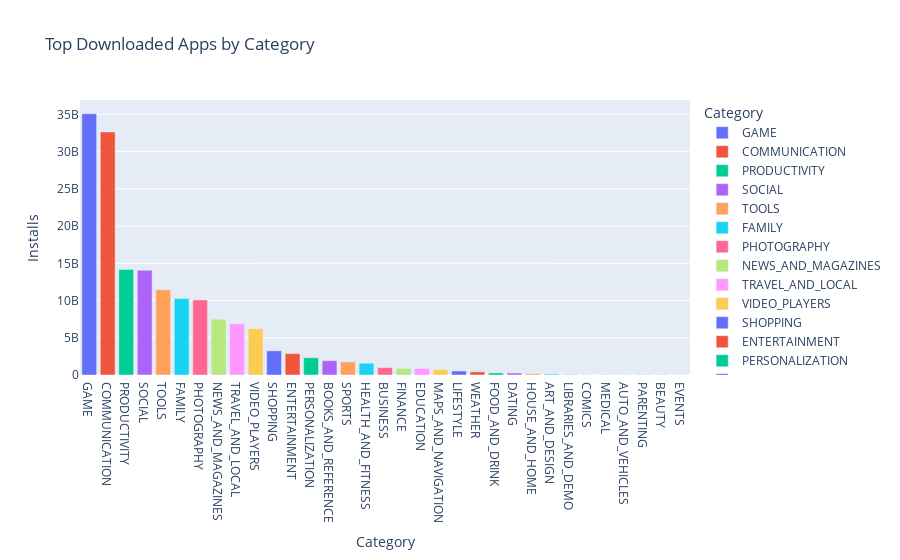

Notebook code cell kept with this figure:
### Markdown cell above
Top Downloaded Apps by Category: Bar Chart

### Code cell
import plotly.express as px

# Top Downloaded Apps by Category
top_downloads = df.groupby('Category').agg({'Installs': 'sum'}).reset_index().sort_values(by='Installs', ascending=False)

fig = px.bar(top_downloads, x='Category', y='Installs', color='Category', title='Top Downloaded Apps by Category')
# fig.update_layout(plot_bgcolor='rgba(0,0,0,0)')  # Making the plot background transparent

fig.show()

### Figure 1 — Plotly figure (JSON) as saved in the notebook; plotly's stock layout.template omitted (floating-point values rounded to 4 significant figures)
{"data": [{"alignmentgroup": "True", "hovertemplate": "Category=%{x}<br>Installs=%{y}<extra></extra>", "legendgroup": "GAME", "marker": {"color": "#636efa", "pattern": {"shape": ""}}, "name": "GAME", "offsetgroup": "GAME", "orientation": "v", "showlegend": true, "textposition": "auto", "type": "bar", "x": ["GAME"], "xaxis": "x", "y": [35085862717], "yaxis": "y"}, {"alignmentgroup": "True", "hovertemplate": "Category=%{x}<br>Installs=%{y}<extra></extra>", "legendgroup": "COMMUNICATION", "marker": {"color": "#EF553B", "pattern": {"shape": ""}}, "name": "COMMUNICATION", "offsetgroup": "COMMUNICATION", "orientation": "v", "showlegend": true, "textposition": "auto", "type": "bar", "x": ["COMMUNICATION"], "xaxis": "x", "y": [32647241530], "yaxis": "y"}, {"alignmentgroup": "True", "hovertemplate": "Category=%{x}<br>Installs=%{y}<extra></extra>", "legendgroup": "PRODUCTIVITY", "marker": {"color": "#00cc96", "pattern": {"shape": ""}}, "name": "PRODUCTIVITY", "offsetgroup": "PRODUCTIVITY", "orientation": "v", "showlegend": true, "textposition": "auto", "type": "bar", "x": ["PRODUCTIVITY"], "xaxis": "x", "y": [14176070180], "yaxis": "y"}, {"alignmentgroup": "True", "hovertemplate": "Category=%{x}<br>Installs=%{y}<extra></extra>", "legendgroup": "SOCIAL", "marker": {"color": "#ab63fa", "pattern": {"shape": ""}}, "name": "SOCIAL", "offsetgroup": "SOCIAL", "orientation": "v", "showlegend": true, "textposition": "auto", "type": "bar", "x": ["SOCIAL"], "xaxis": "x", "y": [14069841475], "yaxis": "y"}, {"alignmentgroup": "True", "hovertemplate": "Category=%{x}<br>Installs=%{y}<extra></extra>", "legendgroup": "TOOLS", "marker": {"color": "#FFA15A", "pattern": {"shape": ""}}, "name": "TOOLS", "offsetgroup": "TOOLS", "orientation": "v", "showlegend": true, "textposition": "auto", "type": "bar", "x": ["TOOLS"], "xaxis": "x", "y": [11450724500], "yaxis": "y"}, {"alignmentgroup": "True", "hovertemplate": "Category=%{x}<br>Installs=%{y}<extra></extra>", "legendgroup": "FAMILY", "marker": {"color": "#19d3f3", "pattern": {"shape": ""}}, "name": "FAMILY", "offsetgroup": "FAMILY", "orientation": "v", "showlegend": true, "textposition": "auto", "type": "bar", "x": ["FAMILY"], "xaxis": "x", "y": [10257701590], "yaxis": "y"}, {"alignmentgroup": "True", "hovertemplate": "Category=%{x}<br>Installs=%{y}<extra></extra>", "legendgroup": "PHOTOGRAPHY", "marker": {"color": "#FF6692", "pattern": {"shape": ""}}, "name": "PHOTOGRAPHY", "offsetgroup": "PHOTOGRAPHY", "orientation": "v", "showlegend": true, "textposition": "auto", "type": "bar", "x": ["PHOTOGRAPHY"], "xaxis": "x", "y": [10088243130], "yaxis": "y"}, {"alignmentgroup": "True", "hovertemplate": "Category=%{x}<br>Installs=%{y}<extra></extra>", "legendgroup": "NEWS_AND_MAGAZINES", "marker": {"color": "#B6E880", "pattern": {"shape": ""}}, "name": "NEWS_AND_MAGAZINES", "offsetgroup": "NEWS_AND_MAGAZINES", "orientation": "v", "showlegend": true, "textposition": "auto", "type": "bar", "x": ["NEWS_AND_MAGAZINES"], "xaxis": "x", "y": [7496210650], "yaxis": "y"}, {"alignmentgroup": "True", "hovertemplate": "Category=%{x}<br>Installs=%{y}<extra></extra>", "legendgroup": "TRAVEL_AND_LOCAL", "marker": {"color": "#FF97FF", "pattern": {"shape": ""}}, "name": "TRAVEL_AND_LOCAL", "offsetgroup": "TRAVEL_AND_LOCAL", "orientation": "v", "showlegend": true, "textposition": "auto", "type": "bar", "x": ["TRAVEL_AND_LOCAL"], "xaxis": "x", "y": [6868859300], "yaxis": "y"}, {"alignmentgroup": "True", "hovertemplate": "Category=%{x}<br>Installs=%{y}<extra></extra>", "legendgroup": "VIDEO_PLAYERS", "marker": {"color": "#FECB52", "pattern": {"shape": ""}}, "name": "VIDEO_PLAYERS", "offsetgroup": "VIDEO_PLAYERS", "orientation": "v", "showlegend": true, "textposition": "auto", "type": "bar", "x": ["VIDEO_PLAYERS"], "xaxis": "x", "y": [6221897200], "yaxis": "y"}, {"alignmentgroup": "True", "hovertemplate": "Category=%{x}<br>Installs=%{y}<extra></extra>", "legendgroup": "SHOPPING", "marker": {"color": "#636efa", "pattern": {"shape": ""}}, "name": "SHOPPING", "offsetgroup": "SHOPPING", "orientation": "v", "showlegend": true, "textposition": "auto", "type": "bar", "x": ["SHOPPING"], "xaxis": "x", "y": [3247831540], "yaxis": "y"}, {"alignmentgroup": "True", "hovertemplate": "Category=%{x}<br>Installs=%{y}<extra></extra>", "legendgroup": "ENTERTAINMENT", "marker": {"color": "#EF553B", "pattern": {"shape": ""}}, "name": "ENTERTAINMENT", "offsetgroup": "ENTERTAINMENT", "orientation": "v", "showlegend": true, "textposition": "auto", "type": "bar", "x": ["ENTERTAINMENT"], "xaxis": "x", "y": [2869160000], "yaxis": "y"}, {"alignmentgroup": "True", "hovertemplate": "Category=%{x}<br>Installs=%{y}<extra></extra>", "legendgroup": "PERSONALIZATION", "marker": {"color": "#00cc96", "pattern": {"shape": ""}}, "name": "PERSONALIZATION", "offsetgroup": "PERSONALIZATION", "orientation": "v", "showlegend": true, "textposition": "auto", "type": "bar", "x": ["PERSONALIZATION"], "xaxis": "x", "y": [2325352930], "yaxis": "y"}, {"alignmentgroup": "True", "hovertemplate": "Category=%{x}<br>Installs=%{y}<extra></extra>", "legendgroup": "BOOKS_AND_REFERENCE", "marker": {"color": "#ab63fa", "pattern": {"shape": ""}}, "name": "BOOKS_AND_REFERENCE", "offsetgroup": "BOOKS_AND_REFERENCE", "orientation": "v", "showlegend": true, "textposition": "auto", "type": "bar", "x": ["BOOKS_AND_REFERENCE"], "xaxis": "x", "y": [1921291655], "yaxis": "y"}, {"alignmentgroup": "True", "hovertemplate": "Category=%{x}<br>Installs=%{y}<extra></extra>", "legendgroup": "SPORTS", "marker": {"color": "#FFA15A", "pattern": {"shape": ""}}, "name": "SPORTS", "offsetgroup": "SPORTS", "orientation": "v", "showlegend": true, "textposition": "auto", "type": "bar", "x": ["SPORTS"], "xaxis": "x", "y": [1751131465], "yaxis": "y"}, {"alignmentgroup": "True", "hovertemplate": "Category=%{x}<br>Installs=%{y}<extra></extra>", "legendgroup": "HEALTH_AND_FITNESS", "marker": {"color": "#19d3f3", "pattern": {"shape": ""}}, "name": "HEALTH_AND_FITNESS", "offsetgroup": "HEALTH_AND_FITNESS", "orientation": "v", "showlegend": true, "textposition": "auto", "type": "bar", "x": ["HEALTH_AND_FITNESS"], "xaxis": "x", "y": [1583056220], "yaxis": "y"}, {"alignmentgroup": "True", "hovertemplate": "Category=%{x}<br>Installs=%{y}<extra></extra>", "legendgroup": "BUSINESS", "marker": {"color": "#FF6692", "pattern": {"shape": ""}}, "name": "BUSINESS", "offsetgroup": "BUSINESS", "orientation": "v", "showlegend": true, "textposition": "auto", "type": "bar", "x": ["BUSINESS"], "xaxis": "x", "y": [1001768120], "yaxis": "y"}, {"alignmentgroup": "True", "hovertemplate": "Category=%{x}<br>Installs=%{y}<extra></extra>", "legendgroup": "FINANCE", "marker": {"color": "#B6E880", "pattern": {"shape": ""}}, "name": "FINANCE", "offsetgroup": "FINANCE", "orientation": "v", "showlegend": true, "textposition": "auto", "type": "bar", "x": ["FINANCE"], "xaxis": "x", "y": [876612400], "yaxis": "y"}, {"alignmentgroup": "True", "hovertemplate": "Category=%{x}<br>Installs=%{y}<extra></extra>", "legendgroup": "EDUCATION", "marker": {"color": "#FF97FF", "pattern": {"shape": ""}}, "name": "EDUCATION", "offsetgroup": "EDUCATION", "orientation": "v", "showlegend": true, "textposition": "auto", "type": "bar", "x": ["EDUCATION"], "xaxis": "x", "y": [871352000], "yaxis": "y"}, {"alignmentgroup": "True", "hovertemplate": "Category=%{x}<br>Installs=%{y}<extra></extra>", "legendgroup": "MAPS_AND_NAVIGATION", "marker": {"color": "#FECB52", "pattern": {"shape": ""}}, "name": "MAPS_AND_NAVIGATION", "offsetgroup": "MAPS_AND_NAVIGATION", "orientation": "v", "showlegend": true, "textposition": "auto", "type": "bar", "x": ["MAPS_AND_NAVIGATION"], "xaxis": "x", "y": [724267560], "yaxis": "y"}, {"alignmentgroup": "True", "hovertemplate": "Category=%{x}<br>Installs=%{y}<extra></extra>", "legendgroup": "LIFESTYLE", "marker": {"color": "#636efa", "pattern": {"shape": ""}}, "name": "LIFESTYLE", "offsetgroup": "LIFESTYLE", "orientation": "v", "showlegend": true, "textposition": "auto", "type": "bar", "x": ["LIFESTYLE"], "xaxis": "x", "y": [537561120], "yaxis": "y"}, {"alignmentgroup": "True", "hovertemplate": "Category=%{x}<br>Installs=%{y}<extra></extra>", "legendgroup": "WEATHER", "marker": {"color": "#EF553B", "pattern": {"shape": ""}}, "name": "WEATHER", "offsetgroup": "WEATHER", "orientation": "v", "showlegend": true, "textposition": "auto", "type": "bar", "x": ["WEATHER"], "xaxis": "x", "y": [426096500], "yaxis": "y"}, {"alignmentgroup": "True", "hovertemplate": "Category=%{x}<br>Installs=%{y}<extra></extra>", "legendgroup": "FOOD_AND_DRINK", "marker": {"color": "#00cc96", "pattern": {"shape": ""}}, "name": "FOOD_AND_DRINK", "offsetgroup": "FOOD_AND_DRINK", "orientation": "v", "showlegend": true, "textposition": "auto", "type": "bar", "x": ["FOOD_AND_DRINK"], "xaxis": "x", "y": [273777750], "yaxis": "y"}, {"alignmentgroup": "True", "hovertemplate": "Category=%{x}<br>Installs=%{y}<extra></extra>", "legendgroup": "DATING", "marker": {"color": "#ab63fa", "pattern": {"shape": ""}}, "name": "DATING", "offsetgroup": "DATING", "orientation": "v", "showlegend": true, "textposition": "auto", "type": "bar", "x": ["DATING"], "xaxis": "x", "y": [264295110], "yaxis": "y"}, {"alignmentgroup": "True", "hovertemplate": "Category=%{x}<br>Installs=%{y}<extra></extra>", "legendgroup": "HOUSE_AND_HOME", "marker": {"color": "#FFA15A", "pattern": {"shape": ""}}, "name": "HOUSE_AND_HOME", "offsetgroup": "HOUSE_AND_HOME", "orientation": "v", "showlegend": true, "textposition": "auto", "type": "bar", "x": ["HOUSE_AND_HOME"], "xaxis": "x", "y": [168582000], "yaxis": "y"}, {"alignmentgroup": "True", "hovertemplate": "Category=%{x}<br>Installs=%{y}<extra></extra>", "legendgroup": "ART_AND_DESIGN", "marker": {"color": "#19d3f3", "pattern": {"shape": ""}}, "name": "ART_AND_DESIGN", "offsetgroup": "ART_AND_DESIGN", "orientation": "v", "showlegend": true, "textposition": "auto", "type": "bar", "x": ["ART_AND_DESIGN"], "xaxis": "x", "y": [124233100], "yaxis": "y"}, {"alignmentgroup": "True", "hovertemplate": "Category=%{x}<br>Installs=%{y}<extra></extra>", "legendgroup": "LIBRARIES_AND_DEMO", "marker": {"color": "#FF6692", "pattern": {"shape": ""}}, "name": "LIBRARIES_AND_DEMO", "offsetgroup": "LIBRARIES_AND_DEMO", "orientation": "v", "showlegend": true, "textposition": "auto", "type": "bar", "x": ["LIBRARIES_AND_DEMO"], "xaxis": "x", "y": [62083000], "yaxis": "y"}, {"alignmentgroup": "True", "hovertemplate": "Category=%{x}<br>Installs=%{y}<extra></extra>", "legendgroup": "COMICS", "marker": {"color": "#B6E880", "pattern": {"shape": ""}}, "name": "COMICS", "offsetgroup": "COMICS", "orientation": "v", "showlegend": true, "textposition": "auto", "type": "bar", "x": ["COMICS"], "xaxis": "x", "y": [56036100], "yaxis": "y"}, {"alignmentgroup": "True", "hovertemplate": "Category=%{x}<br>Installs=%{y}<extra></extra>", "legendgroup": "MEDICAL", "marker": {"color": "#FF97FF", "pattern": {"shape": ""}}, "name": "MEDICAL", "offsetgroup": "MEDICAL", "orientation": "v", "showlegend": true, "textposition": "auto", "type": "bar", "x": ["MEDICAL"], "xaxis": "x", "y": [53205576], "yaxis": "y"}, {"alignmentgroup": "True", "hovertemplate": "Category=%{x}<br>Installs=%{y}<extra></extra>", "legendgroup": "AUTO_AND_VEHICLES", "marker": {"color": "#FECB52", "pattern": {"shape": ""}}, "name": "AUTO_AND_VEHICLES", "offsetgroup": "AUTO_AND_VEHICLES", "orientation": "v", "showlegend": true, "textposition": "auto", "type": "bar", "x": ["AUTO_AND_VEHICLES"], "xaxis": "x", "y": [53129800], "yaxis": "y"}, {"alignmentgroup": "True", "hovertemplate": "Category=%{x}<br>Installs=%{y}<extra></extra>", "legendgroup": "PARENTING", "marker": {"color": "#636efa", "pattern": {"shape": ""}}, "name": "PARENTING", "offsetgroup": "PARENTING", "orientation": "v", "showlegend": true, "textposition": "auto", "type": "bar", "x": ["PARENTING"], "xaxis": "x", "y": [31116110], "yaxis": "y"}, {"alignmentgroup": "True", "hovertemplate": "Category=%{x}<br>Installs=%{y}<extra></extra>", "legendgroup": "BEAUTY", "marker": {"color": "#EF553B", "pattern": {"shape": ""}}, "name": "BEAUTY", "offsetgroup": "BEAUTY", "orientation": "v", "showlegend": true, "textposition": "auto", "type": "bar", "x": ["BEAUTY"], "xaxis": "x", "y": [26916200], "yaxis": "y"}, {"alignmentgroup": "True", "hovertemplate": "Category=%{x}<br>Installs=%{y}<extra></extra>", "legendgroup": "EVENTS", "marker": {"color": "#00cc96", "pattern": {"shape": ""}}, "name": "EVENTS", "offsetgroup": "EVENTS", "orientation": "v", "showlegend": true, "textposition": "auto", "type": "bar", "x": ["EVENTS"], "xaxis": "x", "y": [15949410], "yaxis": "y"}], "layout": {"barmode": "relative", "legend": {"title": {"text": "Category"}, "tracegroupgap": 0}, "title": {"text": "Top Downloaded Apps by Category"}, "xaxis": {"anchor": "y", "categoryarray": ["GAME", "COMMUNICATION", "PRODUCTIVITY", "SOCIAL", "TOOLS", "FAMILY", "PHOTOGRAPHY", "NEWS_AND_MAGAZINES", "TRAVEL_AND_LOCAL", "VIDEO_PLAYERS", "SHOPPING", "ENTERTAINMENT", "PERSONALIZATION", "BOOKS_AND_REFERENCE", "SPORTS", "HEALTH_AND_FITNESS", "BUSINESS", "FINANCE", "EDUCATION", "MAPS_AND_NAVIGATION", "LIFESTYLE", "WEATHER", "FOOD_AND_DRINK", "DATING", "HOUSE_AND_HOME", "ART_AND_DESIGN", "LIBRARIES_AND_DEMO", "COMICS", "MEDICAL", "AUTO_AND_VEHICLES", "PARENTING", "BEAUTY", "EVENTS"], "categoryorder": "array", "domain": [0, 1], "title": {"text": "Category"}}, "yaxis": {"anchor": "x", "domain": [0, 1], "title": {"text": "Installs"}}}}
